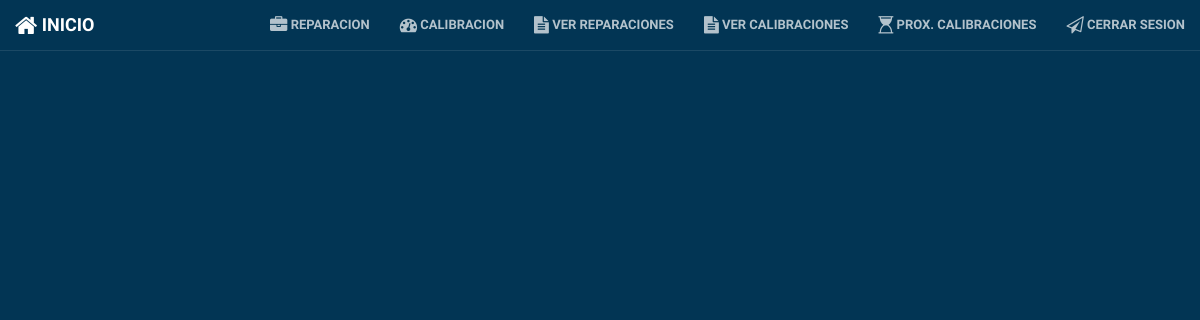
The app's page /calibration_list/ (signed in), older data.
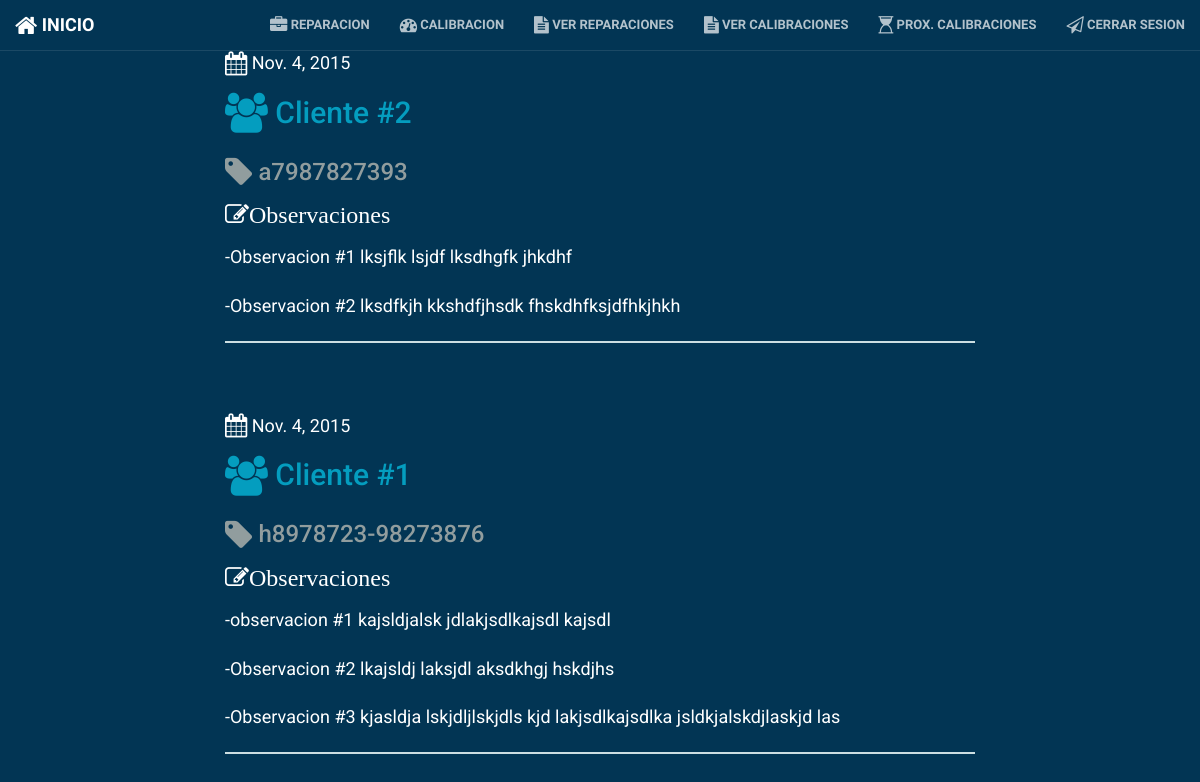
The same page, newer data.
### reportes/models.py (models this page shows)
class Calibracion(models.Model):
	fecha = models.DateField('Fecha', default=timezone.now)
	cliente = models.CharField('Cliente', max_length=50, null=True)
	sigCalibracion = models.DateField('Siguiente Calibracion', default=six_months_from_now)
	numeroSerie = models.CharField('Numero de Serie', max_length=36)
	nombreTecnico = models.CharField('Tecnico responsable', max_length=80)
	nombreEncargado = models.CharField('Encargado del area', max_length=80)
	observaciones = models.TextField('Observaciones', blank=True, null=True)
	costo = models.DecimalField('Costo (MXN)', max_digits=5, decimal_places=2)
	class Meta:
		verbose_name = "Calibracion"
        verbose_name_plural = "Calibraciones"
	def __str__(self):
		return str(self.fecha)
		pass

### reportes/views.py (the view)
# urls.py: url(r'^calibration_list/$', views.calibration_list, name='calibration_list'),
def calibration_list(request):
    calibraciones = Calibracion.objects.filter(fecha__lte=timezone.now()).order_by('-fecha')
    return render(request, 'reportes/calibration_list.html', {'calibraciones': calibraciones})

### reportes/templates/reportes/calibration_list.html
{% extends "reportes/base.html" %}
{% block content %}
{% if user.is_authenticated %}
    {% for calibracion in calibraciones %}
        <div class="reporte">
            <div class="date"><i class="fa fa-calendar fa-lg"></i>
                {{ calibracion.fecha }}
            </div>
            <h2><a href="{% url "reportes.views.calibration_detail" pk=calibracion.pk %}"><i class="fa fa-users fa-lg"></i> {{ calibracion.cliente }}</a></h2>
            <h3 class="nserie"><i class="fa fa-tag fa-lg"></i> {{ calibracion.numeroSerie }}</h3>
            <p class="observaciones"><i class="fa fa-pencil-square-o fa-lg">Observaciones</i> {{ calibracion.observaciones|linebreaks }}</p>
        </div>
        <hr>
    {% endfor %}
{% endif %}
{% endblock content %}

Row changes from the older to the newer data that the page shows:
added Calibracion: fecha "Nov. 4, 2015", cliente "Cliente #2", numeroSerie "a7987827393", observaciones "-Observacion #1 lksjflk lsjdf lksdhgfk jhkdhf -Observacion #2 lksdfkjh kkshdfjhsdk fhskdhfksjdfhkjhkh"
added Calibracion: fecha "Nov. 4, 2015", cliente "Cliente #1", numeroSerie "h8978723-98273876", observaciones "-observacion #1 kajsldjalsk jdlakjsdlkajsdl kajsdl -Observacion #2 lkajsldj laksjdl aksdkhgj hskdjhs -Observacion #3 kjasldja lskjdljlskjdls kjd lakjsdlkajsdlka jsldkjalskdjlaskjd las"
